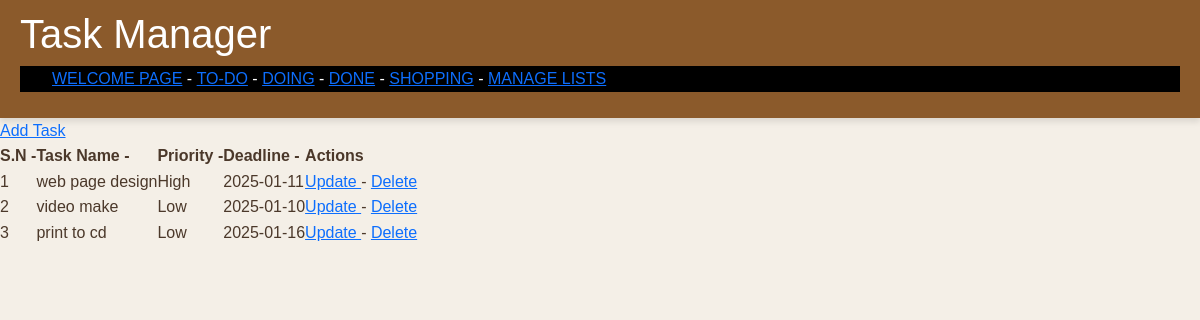
/list-task.php?list_id=9, run on the app's committed database.
### tables this page shows
CREATE TABLE `tbl_lists` (
  `list_id` int(10) UNSIGNED NOT NULL,
  `list_name` varchar(50) NOT NULL,
  `list_description` varchar(150) DEFAULT NULL
);

CREATE TABLE `tbl_tasks` (
  `task_id` int(10) UNSIGNED NOT NULL,
  `task_name` varchar(150) NOT NULL,
  `task_description` text NOT NULL,
  `list_id` int(11) NOT NULL,
  `priority` varchar(10) NOT NULL,
  `deadline` date NOT NULL
);

### list-task.php (the view, shortened to what this page needs)
<?php
$list_id_url = $_GET['list_id'];
?>
<!DOCTYPE html>
<html lang="en">
<head>
   <link href="https://cdn.jsdelivr.net/npm/bootstrap@5.3.0/dist/css/bootstrap.min.css" rel="stylesheet">
   <link rel="stylesheet" href="style.css">
</head>
<body>
    <header>
    <h1> Task Manager</h1>
       <div class="menu">
       <div  id="navbarNav">
                <ul class="head-nav">
                    <li class="nav-item">
            <a href = "<?php echo SITEURL; ?>index.php"> Welcome Page</a> -
                     </li>
                     <?php
                     $conn2 = mysqli_connect(LOCALHOST,DB_USERNAME,DB_PASSWORD) or die (mysqli_error());
                      $sql2="SELECT * FROM tbl_lists";
                         $res2 = mysqli_query($conn2,$sql2);
                       if($res2 == true){
                               while($row2=mysqli_fetch_assoc($res2)){
                                   $list_id =$row2['list_id'];
                                   $list_name = $row2['list_name'];
                                   ?>
                                    <li class="nav-item">
                                    <a href="<?php echo SITEURL;?>list-task.php?list_id=<?php echo $list_id; ?>"><?php echo $list_name; ?></a> -
                                    </li>
                                   <?php
                               }
                            }
                     ?>
            <li class="nav-item">
            <a href="<?php echo SITEURL; ?>manage-list.php">Manage Lists</a>
            </li>
            </ul>
            </div>
        </div>
    </header>
    <div class = "all-task">
    <a href="<?php echo SITEURL; ?>add-task.php">Add Task</a>
    <table>
        <tr>
            <th>S.N  -  </th>
            <th> Task Name  - </th>
            <th> Priority   -  </th>
            <th> Deadline   - </th>
            <th> Actions</th>
        </tr>
        <?php
        $conn = mysqli_connect(LOCALHOST,DB_USERNAME,DB_PASSWORD) or die (mysqli_error());
         $sql="SELECT * FROM tbl_tasks WHERE list_id=$list_id_url";
            $res = mysqli_query($conn,$sql);
          if($res == true){
            $count_rows = mysqli_num_rows($res);
            $sn=1;
            if($count_rows>0){
                while($row=mysqli_fetch_assoc($res))
                {
                    $task_id = $row['task_id'];
                    $task_name = $row['task_name'];
                    $priority = $row['priority'];
                    $deadline = $row['deadline'];
                    ?>
                             <tr>
                        <td><?php echo $sn++?></td>
                        <td><?php echo $task_name;?> </td>
                        <td> <?php echo $priority?></td>
                        <td> <?php echo $deadline?></td>
                        <td>
                            <a href="<?php echo SITEURL; ?>update-task.php?task_id=<?php echo $task_id;?>"> Update </a>  -
                            <a href="<?php echo SITEURL; ?>delete-task.php?task_id=<?php echo $task_id;?>"> Delete </a>
                        </td>
                    </tr>
                    <?php
                }
            }else{
                ?>
                <tr>
                    <td colspan="5"> No Tasks Added Yet.</td>
                </tr>
                <?php
            }
          }
                    ?>
        </table>
    </div>
    </body>
        </html>

### style.css (style rules this page uses)
* { margin: 0; padding: 0; box-sizing: border-box; font-family: 'Arial', sans-serif; }
body { background-color: #f4efe7; color: #4b382a; line-height: 1.6; }
header { background-color: #8b5a2b; color: #ffffff; padding: 10px 20px; box-shadow: 0 4px 6px rgba(0, 0, 0, 0.1); }

### list-task.php (style rules this page uses)
ul li { display: inline-block; color: white; }
.head-nav { background-color: black; color: white; padding: 0.5 0.5px; text-decoration: none; text-transform: uppercase; }

### data on the page
tbl_lists: list_name "TO-DO"
tbl_lists: list_name "DOING"
tbl_lists: list_name "DONE"
tbl_lists: list_name "SHOPPING"
tbl_tasks: task_name "web page design", priority "High", deadline "2025-01-11"
tbl_tasks: task_name "video make", priority "Low", deadline "2025-01-10"
tbl_tasks: task_name "print to cd", priority "Low", deadline "2025-01-16"
